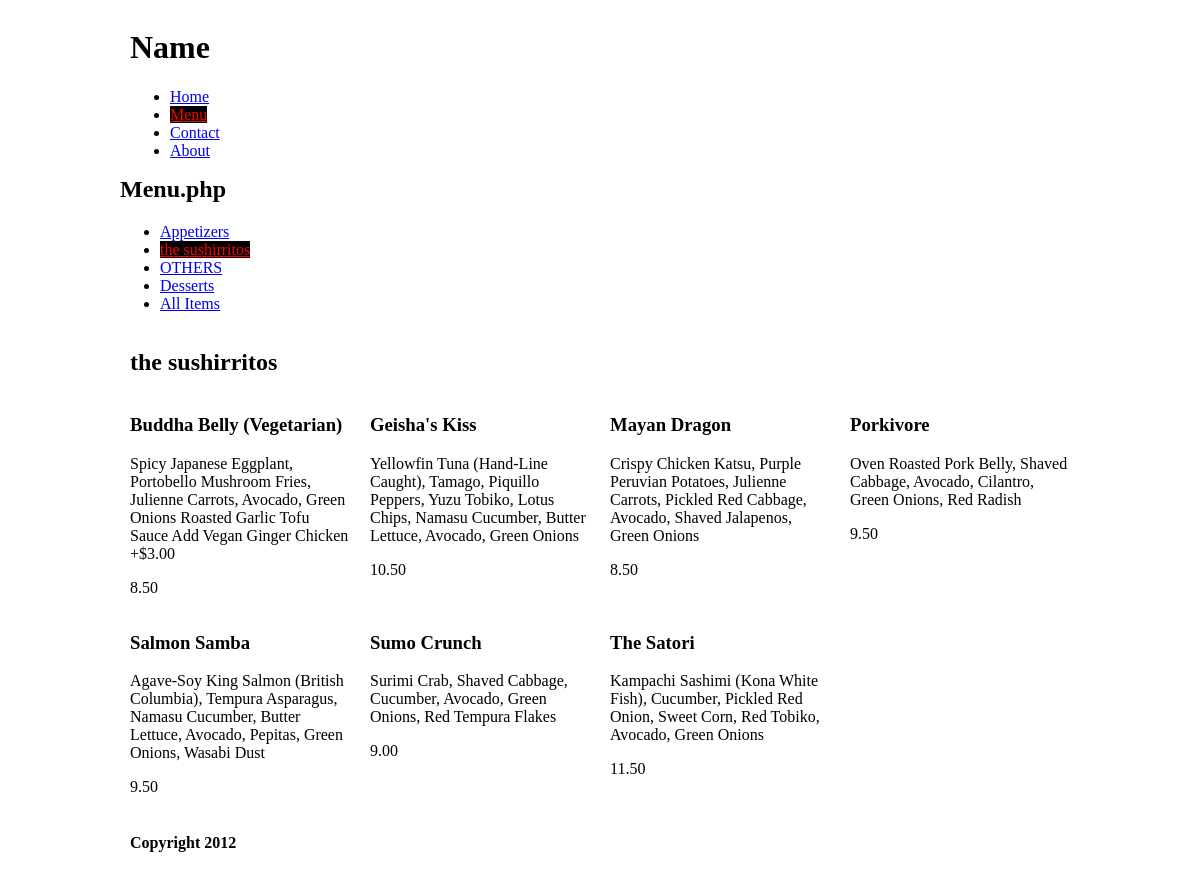
/site/menu.php?category=the-sushirritos, run on the app's committed database.
### tables this page shows
CREATE TABLE IF NOT EXISTS `menu_categories` (
  `id` mediumint(8) unsigned NOT NULL AUTO_INCREMENT,
  `name` varchar(40) NOT NULL,
  `slug` varchar(40) NOT NULL,
  `description` text NOT NULL,
  `sort` mediumint(9) NOT NULL,
  PRIMARY KEY (`id`)
);

CREATE TABLE IF NOT EXISTS `menu` (
  `id` mediumint(8) unsigned NOT NULL AUTO_INCREMENT,
  `name` varchar(100) NOT NULL,
  `price` decimal(5,2) NOT NULL,
  `price_per_glass` decimal(5,2) NOT NULL,
  `description` mediumtext NOT NULL,
  `category` varchar(40) NOT NULL,
  PRIMARY KEY (`id`)
);

### site/menu.php (the view, shortened to what this page needs)
<?php include( "header.php" ); ?>
    	<h2>Menu.php</h2>
    <div>
		<ul>
			<?php
				$sql = "SELECT * FROM menu_categories ORDER BY sort";
				$results = mysql_query( $sql );
				$current_cat = $_GET['category'];
				while( $row = mysql_fetch_array( $results ) ) {
					$name = $row['name'];
					$slug = $row['slug'];
					$url = $_SERVER['PHP_SELF'] . "?category=$slug";
					if ($current_cat==$slug) {
						$selected = "class='selected' ";
					} else {
						$selected = "";
					}
					echo "<li><a $selected href='$url'>$name</a></li>";
				}
				if ( !isset($_GET['category']) ) {
					$selected = "class='selected' ";
				} else {
					$selected = "";
				}
			?>
			<li><a <?php echo $selected; ?> href="<?php echo $_SERVER['PHP_SELF']; ?>">All Items</a></li>
		</ul>
    </div>
      <?php
				if ( isset( $_GET['category'] ) ) {
					$cat = $_GET['category'];
					$sql = "SELECT
								menu.name,
								menu.price,
								menu.description,
								menu_categories.name as category
							FROM
								menu, menu_categories
							WHERE
								menu.category = menu_categories.id
							AND
								menu_categories.slug = '$cat'
							ORDER BY
								menu_categories.sort, menu.name";
				}
				$results = mysql_query( $sql );
				$current_category = "";
				while( $row = mysql_fetch_array( $results ) ) {
					$name 			= $row['name'];
					$description 	= $row['description'];
					$price 			= $row['price'];
					$category 		= $row['category'];
					if ( $category != $current_category ) {
						echo "<h2 class='grid_12'>$category</h2>";
						$current_category = $category;
					}
					echo "<div class='menu-item grid_3'>
							<h3>$name</h3>
							<p>$description</p>
							<p>$price</p>
						</div>";
				}
			?>
<?php include( "footer.php" ); ?>

### site/960.css (style rules this page uses)
body { min-width: 960px; }
.grid_1, .grid_2, .grid_3, .grid_4, .grid_5, .grid_6, .grid_7, .grid_8, .grid_9, .grid_10, .grid_11, .grid_12, .grid_13, .grid_14, .grid_15, .grid_16 { display: inline; float: left; margin-left: 10px; margin-right: 10px; }
.container_12 .grid_3, .container_16 .grid_4 { width: 220px; }
.container_12 .grid_12, .container_16 .grid_16 { width: 940px; }

### site/style.css (style rules this page uses)
.selected, .current-page { color:red; background: black; }

### data on the page
menu_categories: name "Appetizers"
menu_categories: name "the sushirritos"
menu_categories: name "OTHERS"
menu_categories: name "Desserts"
menu: menu_categories.name "the sushirritos", name "Buddha Belly (Vegetarian)", description "Spicy Japanese Eggplant, Portobello Mushroom Fries, Julienne Carrots, Avocado, Green Onions Roasted Garlic Tofu Sauce Add Vegan Ginger Chicken +$3.00", price "8.50"
menu: name "Geisha's Kiss", description "Yellowfin Tuna (Hand-Line Caught), Tamago, Piquillo Peppers, Yuzu Tobiko, Lotus Chips, Namasu Cucumber, Butter Lettuce, Avocado, Green Onions", price "10.50"
menu: name "Mayan Dragon", description "Crispy Chicken Katsu, Purple Peruvian Potatoes, Julienne Carrots, Pickled Red Cabbage, Avocado, Shaved Jalapenos, Green Onions", price "8.50"
menu: name "Porkivore", description "Oven Roasted Pork Belly, Shaved Cabbage, Avocado, Cilantro, Green Onions, Red Radish", price "9.50"
menu: name "Salmon Samba", description "Agave-Soy King Salmon (British Columbia), Tempura Asparagus, Namasu Cucumber, Butter Lettuce, Avocado, Pepitas, Green Onions, Wasabi Dust", price "9.50"
menu: name "Sumo Crunch", description "Surimi Crab, Shaved Cabbage, Cucumber, Avocado, Green Onions, Red Tempura Flakes", price "9.00"
menu: name "The Satori", description "Kampachi Sashimi (Kona White Fish), Cucumber, Pickled Red Onion, Sweet Corn, Red Tobiko, Avocado, Green Onions", price "11.50"
